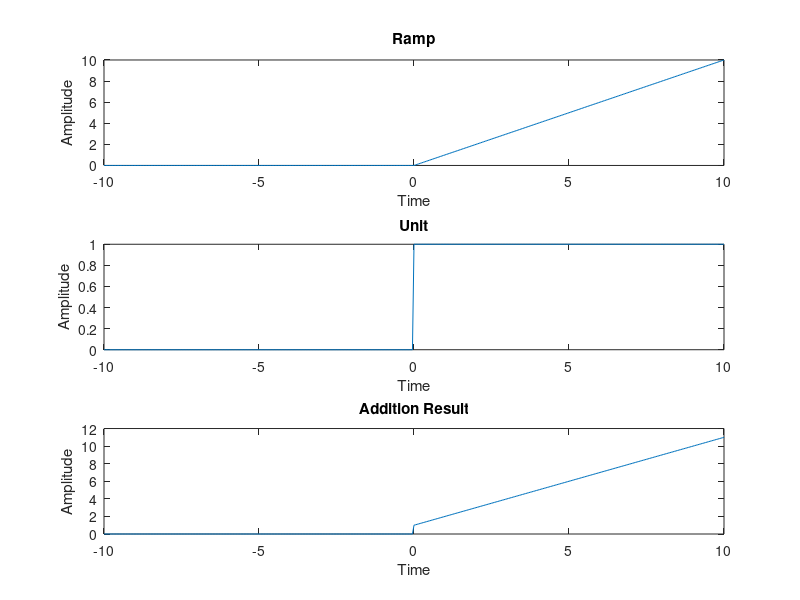

Recreate this plot in MATLAB.
clc;
clear all;
close all;
n=-10:0.05:10;
for i=1:length(n)
    if n(i)>=0
        x(i)=n(i);
    else
        x(i)=0;
    end
end
subplot(3,1,1);
plot(n,x);
xlabel('Time');
ylabel('Amplitude');
title('Ramp')
for i=1:length(n)
    if n(i)>=0
        a(i)=1;
    else
        a(i)=0;
    end
end
subplot(3,1,2);
plot(n,a);
xlabel('Time');
ylabel('Amplitude');
title('Unit')
z=x+a;
subplot(3,1,3);
plot(n,z);
xlabel('Time');
ylabel('Amplitude');
title('Addition Result')
